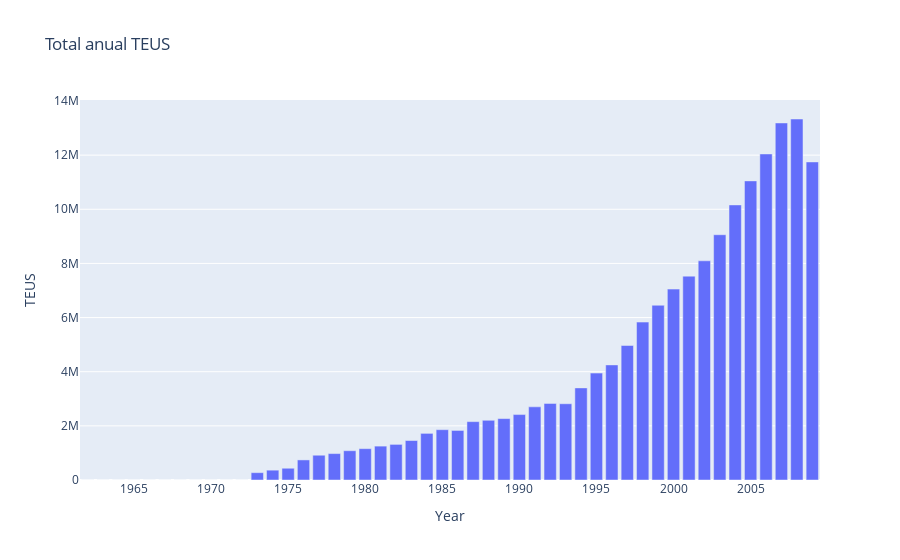

Notebook cell for this chart:
### Markdown cell above
## Some Plots

### Code cell
# PLOT TOTAL TEUS
df1 = df.groupby(by=['dates'])[['dates','TEUS']].sum()
data = [go.Bar(
   x = df1.index,
   y = df1.TEUS
)]
fig = go.Figure(data=data)

fig.update_layout(
    title="Total anual TEUS",
    xaxis_title="Year",
    yaxis_title="TEUS")
fig.show()
